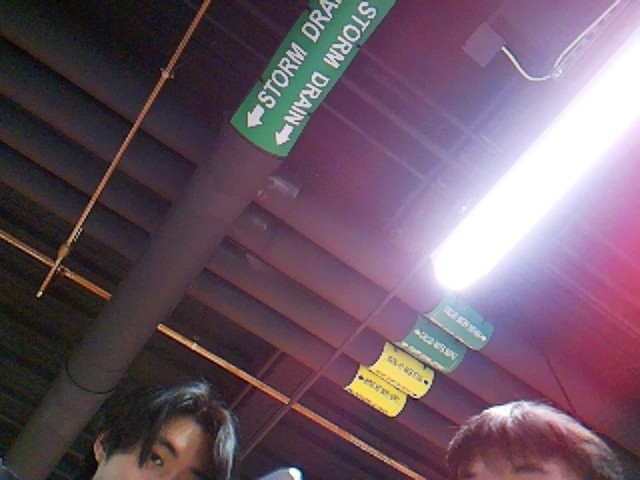
#> input picture code/test.jpg, 640 x 480 px, given in place of the camera
$ python 'LaneKeepingAlgorithm - Copy.py'
#> lines starting #> are read from the running program, lines starting #| are printed output that depends on the picture; after the words box and inside, x2 and y2 are one past the last pixel; in counts of white or black regions, pixels touching at a corner belong together
import cv2
import numpy as np
import math
import sys
import time
#import RPi.GPIO as GPIO


def detect_edges(frame):
    # filter for blue lane lines
    hsv = cv2.cvtColor(frame, cv2.COLOR_BGR2HSV)
    #cv2.imshow("HSV",hsv)
    lower_blue = np.array([90, 120, 0], dtype = "uint8")
    upper_blue = np.array([150, 255, 255], dtype="uint8")
    mask = cv2.inRange(hsv,lower_blue,upper_blue)
    #cv2.imshow("mask",mask)

    # detect edges
    edges = cv2.Canny(mask, 50, 100)
    #cv2.imshow("edges",edges)

    return edges

def region_of_interest(edges):
    height, width = edges.shape
    mask = np.zeros_like(edges)

    # only focus lower half of the screen
    polygon = np.array([[
        (0, height),
        (0,  height/2),
        (width , height/2),
        (width , height),
    ]], np.int32)

    cv2.fillPoly(mask, polygon, 255)

    cropped_edges = cv2.bitwise_and(edges, mask)
    cv2.imshow("roi",cropped_edges)

    return cropped_edges

def detect_line_segments(cropped_edges):
    rho = 1
    theta = np.pi / 180
    min_threshold = 10

    line_segments = cv2.HoughLinesP(cropped_edges, rho, theta, min_threshold,
                                    np.array([]), minLineLength=5, maxLineGap=150)

    return line_segments

def average_slope_intercept(frame, line_segments):
    lane_lines = []

    if line_segments is None:
        print("no line segments detected")
        return lane_lines

    height, width,_ = frame.shape
    left_fit = []
    right_fit = []

    boundary = 1/3
    left_region_boundary = width * (1 - boundary)
    right_region_boundary = width * boundary

    for line_segment in line_segments:
        for x1, y1, x2, y2 in line_segment:
            if x1 == x2:
                print("skipping vertical lines (slope = infinity")
                continue

            fit = np.polyfit((x1, x2), (y1, y2), 1)
            slope = (y2 - y1) / (x2 - x1)
            intercept = y1 - (slope * x1)

            if slope < 0:
                if x1 < left_region_boundary and x2 < left_region_boundary:
                    left_fit.append((slope, intercept))
            else:
                if x1 > right_region_boundary and x2 > right_region_boundary:
                    right_fit.append((slope, intercept))

    left_fit_average = np.average(left_fit, axis=0)
    if len(left_fit) > 0:
        lane_lines.append(make_points(frame, left_fit_average))

    right_fit_average = np.average(right_fit, axis=0)
    if len(right_fit) > 0:
        lane_lines.append(make_points(frame, right_fit_average))

    return lane_lines

def make_points(frame, line):
    height, width, _ = frame.shape

    slope, intercept = line

    y1 = height  # bottom of the frame
    y2 = int(y1 / 2)  # make points from middle of the frame down

    if slope == 0:
        slope = 0.1

    x1 = int((y1 - intercept) / slope)
    x2 = int((y2 - intercept) / slope)

    return [[x1, y1, x2, y2]]

def display_lines(frame, lines, line_color=(0, 255, 0), line_width=6):
    line_image = np.zeros_like(frame)

    if lines is not None:
        for line in lines:
            for x1, y1, x2, y2 in line:
                cv2.line(line_image, (x1, y1), (x2, y2), line_color, line_width)

    line_image = cv2.addWeighted(frame, 0.8, line_image, 1, 1)

    return line_image


def display_heading_line(frame, steering_angle, line_color=(0, 0, 255), line_width=5 ):
    heading_image = np.zeros_like(frame)
    height, width, _ = frame.shape

    steering_angle_radian = steering_angle / 180.0 * math.pi

    x1 = int(width / 2)
    y1 = height
    x2 = int(x1 - height / 2 / math.tan(steering_angle_radian))
    y2 = int(height / 2)

    cv2.line(heading_image, (x1, y1), (x2, y2), line_color, line_width)
    heading_image = cv2.addWeighted(frame, 0.8, heading_image, 1, 1)

    return heading_image

def get_steering_angle(frame, lane_lines):

    height,width,_ = frame.shape

    if len(lane_lines) == 2:
        _, _, left_x2, _ = lane_lines[0][0]
        _, _, right_x2, _ = lane_lines[1][0]
        mid = int(width / 2)
        x_offset = (left_x2 + right_x2) / 2 - mid
        y_offset = int(height / 2)

    elif len(lane_lines) == 1:
        x1, _, x2, _ = lane_lines[0][0]
        x_offset = x2 - x1
        y_offset = int(height / 2)

    elif len(lane_lines) == 0:
        x_offset = 0
        y_offset = int(height / 2)

    angle_to_mid_radian = math.atan(x_offset / y_offset)
    angle_to_mid_deg = int(angle_to_mid_radian * 180.0 / math.pi)
    steering_angle = angle_to_mid_deg + 90

    return steering_angle

video = cv2.VideoCapture(0)
video.set(cv2.CAP_PROP_FRAME_WIDTH,320)
video.set(cv2.CAP_PROP_FRAME_HEIGHT,240)

time.sleep(1)

##fourcc = cv2.VideoWriter_fourcc(*'XVID')
##out = cv2.VideoWriter('Original15.avi',fourcc,10,(320,240))
##out2 = cv2.VideoWriter('Direction15.avi',fourcc,10,(320,240))


while True:
    ret,frame = video.read()
#> frame is the input picture: shape (480, 640, 3); mean B, G, R 101, 87.5, 107.8
    frame = cv2.flip(frame,-1)
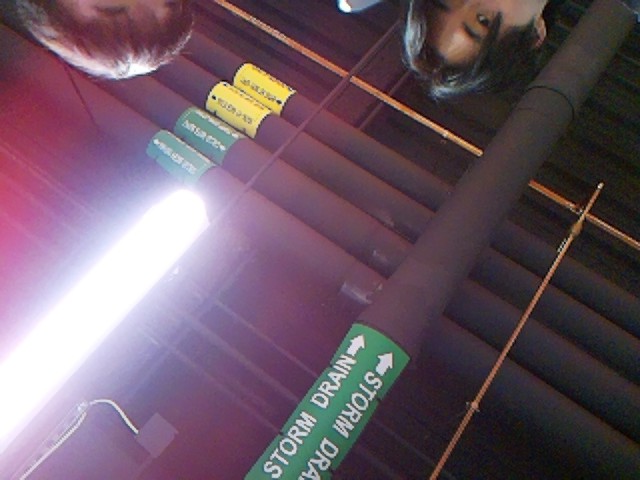
#> frame: shape (480, 640, 3); mean B, G, R 101, 87.5, 107.8

    cv2.imshow("original",frame)
    edges = detect_edges(frame)
#> in detect_edges, `hsv = cv2.cvtColor(frame, cv2.COLOR_BGR2HSV)`: hsv: shape (480, 640, 3); mean H, S, V 117.9, 72.4, 113.4
#> in detect_edges, `mask = cv2.inRange(hsv,lower_blue,upper_blue)`:
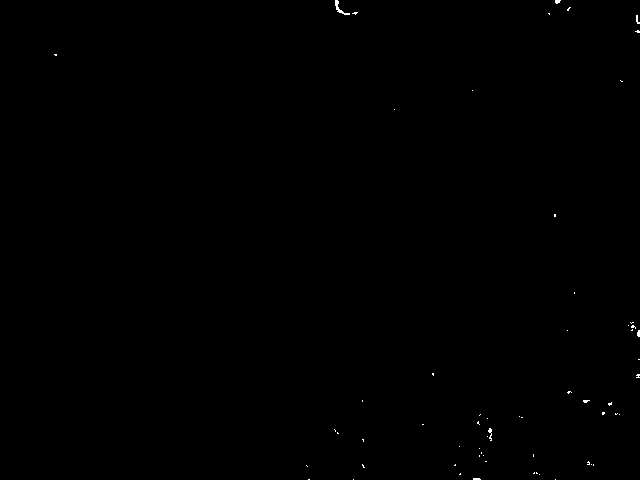
#> mask: shape (480, 640); 0.12% white in thin lines or dots
#> in detect_edges, `edges = cv2.Canny(mask, 50, 100)`:
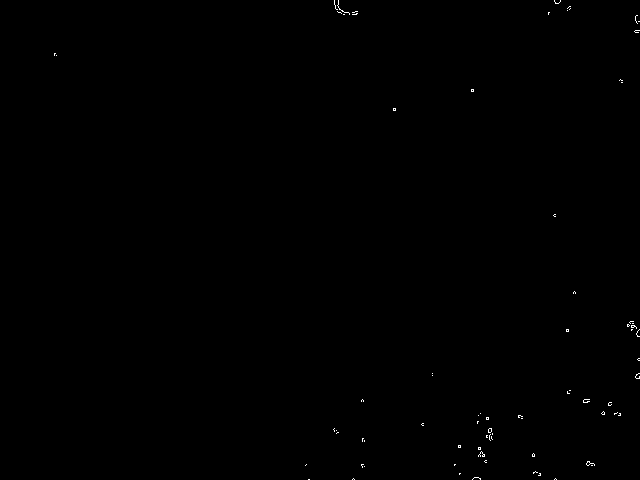
#> edges: shape (480, 640); 0.14% white in thin lines or dots
    roi = region_of_interest(edges)
#> in region_of_interest, `cv2.fillPoly(mask, polygon, 255)`:
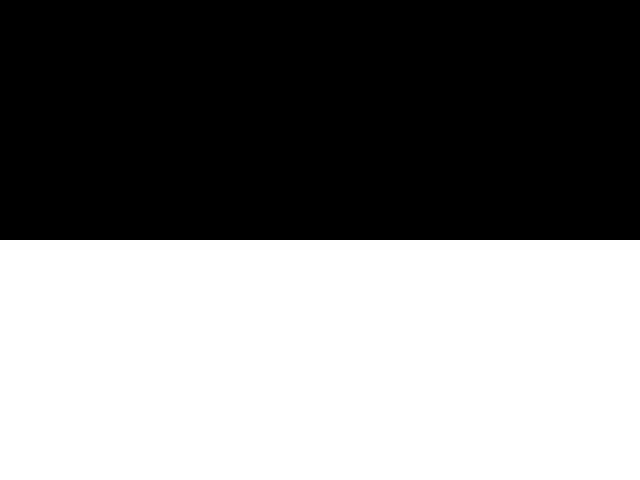
#> mask: shape (480, 640); 50% white; 1 white region, box (x1, y1, x2, y2) and area: (0, 240, 640, 480) 153600
#> in region_of_interest, `cropped_edges = cv2.bitwise_and(edges, mask)`: cropped_edges: shape (480, 640); 0.1% white in thin lines or dots, all inside (x1, y1, x2, y2) = (305, 291, 640, 480)
    line_segments = detect_line_segments(roi)
#> in detect_line_segments, `line_segments = cv2.HoughLinesP(cropped_edges, rho, theta, min_thresho..`: line_segments = [[481, 451, 639, 377], [458, 446, 555, 478], [478, 456, 489, 428], [334, 428, 620, 413], [337, 432, 522, 416], [480, 479, 491, 429], [627, 325, 638, 336], [334, 430, 589, 461], [480, 456, 594, 464], [459, 474, 568, 329], [362, 439, 589, 399]]
    lane_lines = average_slope_intercept(frame,line_segments)
#> the loop in average_slope_intercept, `for line_segment in line_segments:` made 11 passes
#> after the loop in average_slope_intercept, `for line_segment in line_segments:`: left_fit = []; right_fit = [(0.33, 294.9), (1, -302), (0.122, 389.4), (0.0702, 422.3)]
#> in average_slope_intercept, `left_fit_average = np.average(left_fit, axis=0)`: left_fit_average = nan
#> in average_slope_intercept, `right_fit_average = np.average(right_fit, axis=0)`: right_fit_average = [0.38, 201.2]
#> in make_points, `slope, intercept = line`: slope = 0.38; intercept = 201.2
#> in make_points, `x1 = int((y1 - intercept) / slope)`: x1 = 733
#> in make_points, `x2 = int((y2 - intercept) / slope)`: x2 = 102
#> lane_lines = [[[733, 480, 102, 240]]]
    lane_lines_image = display_lines(frame,lane_lines)
#> the loop in display_lines, `for line in lines:` made 1 pass
#> in display_lines, `line_image = cv2.addWeighted(frame, 0.8, line_image, 1, 1)`:
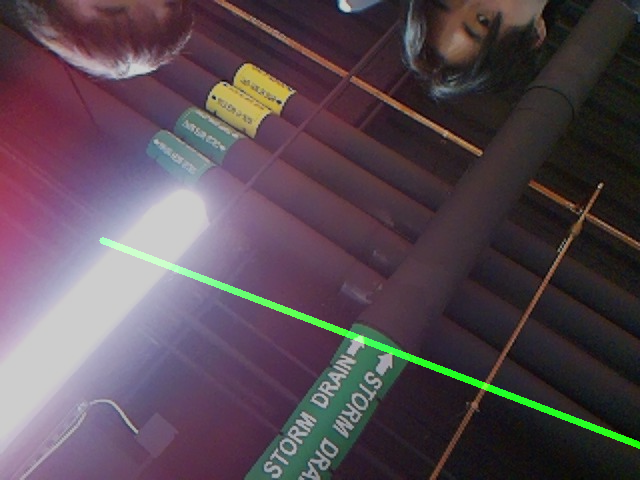
#> line_image: shape (480, 640, 3); mean B, G, R 81.8, 73.3, 87.2
    steering_angle = get_steering_angle(frame, lane_lines)
#> in get_steering_angle, `x1, _, x2, _ = lane_lines[0][0]`: x1 = 733; x2 = 102
#> in get_steering_angle, `x_offset = x2 - x1`: x_offset = -631
#> in get_steering_angle, `angle_to_mid_radian = math.atan(x_offset / y_offset)`: angle_to_mid_radian = -1.21
#> in get_steering_angle, `angle_to_mid_deg = int(angle_to_mid_radian * 180.0 / math.pi)`: angle_to_mid_deg = -69
#> in get_steering_angle, `steering_angle = angle_to_mid_deg + 90`: steering_angle = 21
#> steering_angle = 21
    heading_image = display_heading_line(lane_lines_image,steering_angle)
#> in display_heading_line, `steering_angle_radian = steering_angle / 180.0 * math.pi`: steering_angle_radian = 0.367
#> in display_heading_line, `x2 = int(x1 - height / 2 / math.tan(steering_angle_radian))`: x2 = -305
#> in display_heading_line, `heading_image = cv2.addWeighted(frame, 0.8, heading_image, 1, 1)`:
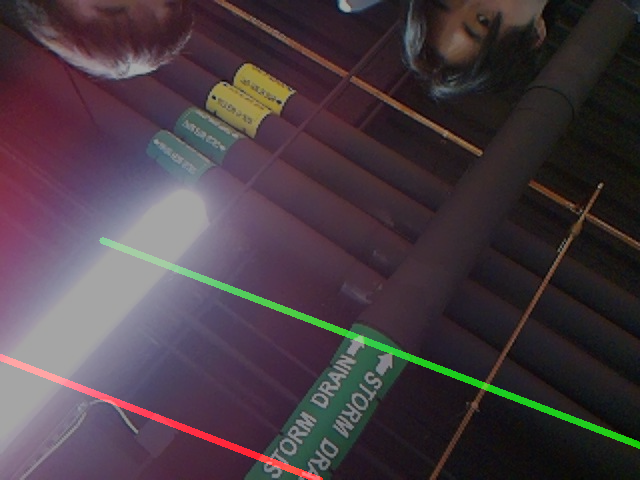
#> heading_image: shape (480, 640, 3); mean B, G, R 66.5, 59.6, 72
    cv2.imshow("heading line",heading_image)


##    out.write(frame)
##    out2.write(heading_image)

    key = cv2.waitKey(1)
#> (key Esc is pressed here)
    if key == 27:
        break

video.release()
##out.release()
##out2.release()
cv2.destroyAllWindows()
